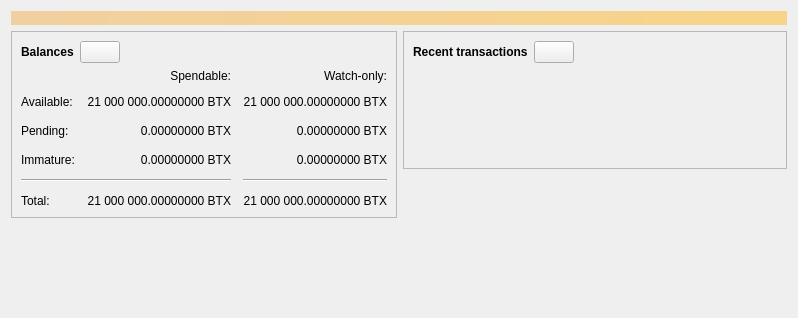
<?xml version="1.0" encoding="UTF-8"?>
<ui version="4.0">
 <class>OverviewPage</class>
 <widget class="QWidget" name="OverviewPage">
  <property name="geometry">
   <rect>
    <x>0</x>
    <y>0</y>
    <width>798</width>
    <height>318</height>
   </rect>
  </property>
  <property name="windowTitle">
   <string>Form</string>
  </property>
  <layout class="QVBoxLayout" name="topLayout">
   <item>
    <widget class="QLabel" name="labelAlerts">
     <property name="visible">
      <bool>false</bool>
     </property>
     <property name="styleSheet">
      <string notr="true">QLabel { background-color: qlineargradient(x1: 0, y1: 0, x2: 1, y2: 0, stop:0 #F0D0A0, stop:1 #F8D488); color:#000000; }</string>
     </property>
     <property name="wordWrap">
      <bool>true</bool>
     </property>
     <property name="margin">
      <number>3</number>
     </property>
     <property name="textInteractionFlags">
      <set>Qt::TextSelectableByMouse</set>
     </property>
    </widget>
   </item>
   <item>
    <layout class="QHBoxLayout" name="horizontalLayout" stretch="1,1">
     <item>
      <layout class="QVBoxLayout" name="verticalLayout_2">
       <item>
        <widget class="QFrame" name="frame">
         <property name="frameShape">
          <enum>QFrame::StyledPanel</enum>
         </property>
         <property name="frameShadow">
          <enum>QFrame::Raised</enum>
         </property>
         <layout class="QVBoxLayout" name="verticalLayout_4">
          <item>
           <layout class="QHBoxLayout" name="horizontalLayout_4">
            <item>
             <widget class="QLabel" name="label_5">
              <property name="font">
               <font>
                <weight>75</weight>
                <bold>true</bold>
               </font>
              </property>
              <property name="text">
               <string>Balances</string>
              </property>
             </widget>
            </item>
            <item>
             <widget class="QPushButton" name="labelWalletStatus">
              <property name="enabled">
               <bool>true</bool>
              </property>
              <property name="maximumSize">
               <size>
                <width>45</width>
                <height>16777215</height>
               </size>
              </property>
              <property name="toolTip">
               <string>The displayed information may be out of date. Your wallet automatically synchronizes with the Bitcoin network after a connection is established, but this process has not completed yet.</string>
              </property>
              <property name="text">
               <string/>
              </property>
              <property name="icon">
               <iconset resource="../bitcoin.qrc">
                <normaloff>:/icons/warning</normaloff>
                <disabledoff>:/icons/warning</disabledoff>:/icons/warning</iconset>
              </property>
              <property name="iconSize">
               <size>
                <width>24</width>
                <height>24</height>
               </size>
              </property>
             </widget>
            </item>
            <item>
             <spacer name="horizontalSpacer_3">
              <property name="orientation">
               <enum>Qt::Horizontal</enum>
              </property>
              <property name="sizeHint" stdset="0">
               <size>
                <width>40</width>
                <height>20</height>
               </size>
              </property>
             </spacer>
            </item>
           </layout>
          </item>
          <item>
           <layout class="QGridLayout" name="gridLayout">
            <property name="spacing">
             <number>12</number>
            </property>
            <item row="2" column="2">
             <widget class="QLabel" name="labelWatchPending">
              <property name="cursor">
               <cursorShape>IBeamCursor</cursorShape>
              </property>
              <property name="toolTip">
               <string>Unconfirmed transactions to watch-only addresses</string>
              </property>
              <property name="text">
               <string notr="true">0.00000000 BTX</string>
              </property>
              <property name="alignment">
               <set>Qt::AlignRight|Qt::AlignTrailing|Qt::AlignVCenter</set>
              </property>
              <property name="textInteractionFlags">
               <set>Qt::LinksAccessibleByMouse|Qt::TextSelectableByKeyboard|Qt::TextSelectableByMouse</set>
              </property>
             </widget>
            </item>
            <item row="2" column="1">
             <widget class="QLabel" name="labelUnconfirmed">
              <property name="cursor">
               <cursorShape>IBeamCursor</cursorShape>
              </property>
              <property name="toolTip">
               <string>Total of transactions that have yet to be confirmed, and do not yet count toward the spendable balance</string>
              </property>
              <property name="text">
               <string notr="true">0.00000000 BTX</string>
              </property>
              <property name="alignment">
               <set>Qt::AlignRight|Qt::AlignTrailing|Qt::AlignVCenter</set>
              </property>
              <property name="textInteractionFlags">
               <set>Qt::LinksAccessibleByMouse|Qt::TextSelectableByKeyboard|Qt::TextSelectableByMouse</set>
              </property>
             </widget>
            </item>
            <item row="3" column="2">
             <widget class="QLabel" name="labelWatchImmature">
              <property name="cursor">
               <cursorShape>IBeamCursor</cursorShape>
              </property>
              <property name="toolTip">
               <string>Mined balance in watch-only addresses that has not yet matured</string>
              </property>
              <property name="text">
               <string notr="true">0.00000000 BTX</string>
              </property>
              <property name="alignment">
               <set>Qt::AlignRight|Qt::AlignTrailing|Qt::AlignVCenter</set>
              </property>
              <property name="textInteractionFlags">
               <set>Qt::LinksAccessibleByMouse|Qt::TextSelectableByKeyboard|Qt::TextSelectableByMouse</set>
              </property>
             </widget>
            </item>
            <item row="4" column="0" colspan="2">
             <widget class="Line" name="line">
              <property name="orientation">
               <enum>Qt::Horizontal</enum>
              </property>
             </widget>
            </item>
            <item row="4" column="2">
             <widget class="Line" name="lineWatchBalance">
              <property name="sizePolicy">
               <sizepolicy hsizetype="Preferred" vsizetype="Fixed">
                <horstretch>0</horstretch>
                <verstretch>0</verstretch>
               </sizepolicy>
              </property>
              <property name="minimumSize">
               <size>
                <width>140</width>
                <height>0</height>
               </size>
              </property>
              <property name="orientation">
               <enum>Qt::Horizontal</enum>
              </property>
             </widget>
            </item>
            <item row="5" column="0">
             <widget class="QLabel" name="labelTotalText">
              <property name="text">
               <string>Total:</string>
              </property>
             </widget>
            </item>
            <item row="3" column="1">
             <widget class="QLabel" name="labelImmature">
              <property name="cursor">
               <cursorShape>IBeamCursor</cursorShape>
              </property>
              <property name="toolTip">
               <string>Mined balance that has not yet matured</string>
              </property>
              <property name="text">
               <string notr="true">0.00000000 BTX</string>
              </property>
              <property name="alignment">
               <set>Qt::AlignRight|Qt::AlignTrailing|Qt::AlignVCenter</set>
              </property>
              <property name="textInteractionFlags">
               <set>Qt::LinksAccessibleByMouse|Qt::TextSelectableByKeyboard|Qt::TextSelectableByMouse</set>
              </property>
             </widget>
            </item>
            <item row="2" column="3">
             <spacer name="horizontalSpacer_2">
              <property name="orientation">
               <enum>Qt::Horizontal</enum>
              </property>
              <property name="sizeHint" stdset="0">
               <size>
                <width>40</width>
                <height>20</height>
               </size>
              </property>
             </spacer>
            </item>
            <item row="3" column="0">
             <widget class="QLabel" name="labelImmatureText">
              <property name="text">
               <string>Immature:</string>
              </property>
             </widget>
            </item>
            <item row="5" column="1">
             <widget class="QLabel" name="labelTotal">
              <property name="cursor">
               <cursorShape>IBeamCursor</cursorShape>
              </property>
              <property name="toolTip">
               <string>Your current total balance</string>
              </property>
              <property name="text">
               <string notr="true">21 000 000.00000000 BTX</string>
              </property>
              <property name="alignment">
               <set>Qt::AlignRight|Qt::AlignTrailing|Qt::AlignVCenter</set>
              </property>
              <property name="textInteractionFlags">
               <set>Qt::LinksAccessibleByMouse|Qt::TextSelectableByKeyboard|Qt::TextSelectableByMouse</set>
              </property>
             </widget>
            </item>
            <item row="5" column="2">
             <widget class="QLabel" name="labelWatchTotal">
              <property name="cursor">
               <cursorShape>IBeamCursor</cursorShape>
              </property>
              <property name="toolTip">
               <string>Current total balance in watch-only addresses</string>
              </property>
              <property name="text">
               <string notr="true">21 000 000.00000000 BTX</string>
              </property>
              <property name="alignment">
               <set>Qt::AlignRight|Qt::AlignTrailing|Qt::AlignVCenter</set>
              </property>
              <property name="textInteractionFlags">
               <set>Qt::LinksAccessibleByMouse|Qt::TextSelectableByKeyboard|Qt::TextSelectableByMouse</set>
              </property>
             </widget>
            </item>
            <item row="0" column="2">
             <widget class="QLabel" name="labelWatchonly">
              <property name="text">
               <string>Watch-only:</string>
              </property>
              <property name="alignment">
               <set>Qt::AlignRight|Qt::AlignTrailing|Qt::AlignVCenter</set>
              </property>
             </widget>
            </item>
            <item row="1" column="0">
             <widget class="QLabel" name="labelBalanceText">
              <property name="text">
               <string>Available:</string>
              </property>
             </widget>
            </item>
            <item row="1" column="1">
             <widget class="QLabel" name="labelBalance">
              <property name="cursor">
               <cursorShape>IBeamCursor</cursorShape>
              </property>
              <property name="toolTip">
               <string>Your current spendable balance</string>
              </property>
              <property name="text">
               <string notr="true">21 000 000.00000000 BTX</string>
              </property>
              <property name="alignment">
               <set>Qt::AlignRight|Qt::AlignTrailing|Qt::AlignVCenter</set>
              </property>
              <property name="textInteractionFlags">
               <set>Qt::LinksAccessibleByMouse|Qt::TextSelectableByKeyboard|Qt::TextSelectableByMouse</set>
              </property>
             </widget>
            </item>
            <item row="1" column="2">
             <widget class="QLabel" name="labelWatchAvailable">
              <property name="cursor">
               <cursorShape>IBeamCursor</cursorShape>
              </property>
              <property name="toolTip">
               <string>Your current balance in watch-only addresses</string>
              </property>
              <property name="text">
               <string notr="true">21 000 000.00000000 BTX</string>
              </property>
              <property name="alignment">
               <set>Qt::AlignRight|Qt::AlignTrailing|Qt::AlignVCenter</set>
              </property>
              <property name="textInteractionFlags">
               <set>Qt::LinksAccessibleByMouse|Qt::TextSelectableByKeyboard|Qt::TextSelectableByMouse</set>
              </property>
             </widget>
            </item>
            <item row="2" column="0">
             <widget class="QLabel" name="labelPendingText">
              <property name="text">
               <string>Pending:</string>
              </property>
             </widget>
            </item>
            <item row="0" column="1">
             <widget class="QLabel" name="labelSpendable">
              <property name="text">
               <string>Spendable:</string>
              </property>
              <property name="alignment">
               <set>Qt::AlignRight|Qt::AlignTrailing|Qt::AlignVCenter</set>
              </property>
             </widget>
            </item>
           </layout>
          </item>
         </layout>
        </widget>
       </item>
       <item>
        <spacer name="verticalSpacer">
         <property name="orientation">
          <enum>Qt::Vertical</enum>
         </property>
         <property name="sizeHint" stdset="0">
          <size>
           <width>20</width>
           <height>40</height>
          </size>
         </property>
        </spacer>
       </item>
      </layout>
     </item>
     <item>
      <layout class="QVBoxLayout" name="verticalLayout_3">
       <item>
        <widget class="QFrame" name="frame_2">
         <property name="frameShape">
          <enum>QFrame::StyledPanel</enum>
         </property>
         <property name="frameShadow">
          <enum>QFrame::Raised</enum>
         </property>
         <layout class="QVBoxLayout" name="verticalLayout">
          <item>
           <layout class="QHBoxLayout" name="horizontalLayout_2">
            <item>
             <widget class="QLabel" name="label_4">
              <property name="font">
               <font>
                <weight>75</weight>
                <bold>true</bold>
               </font>
              </property>
              <property name="text">
               <string>Recent transactions</string>
              </property>
             </widget>
            </item>
            <item>
             <widget class="QPushButton" name="labelTransactionsStatus">
              <property name="enabled">
               <bool>true</bool>
              </property>
              <property name="maximumSize">
               <size>
                <width>45</width>
                <height>16777215</height>
               </size>
              </property>
              <property name="toolTip">
               <string>The displayed information may be out of date. Your wallet automatically synchronizes with the Bitcoin network after a connection is established, but this process has not completed yet.</string>
              </property>
              <property name="text">
               <string/>
              </property>
              <property name="icon">
               <iconset resource="../bitcoin.qrc">
                <normaloff>:/icons/warning</normaloff>
                <disabledoff>:/icons/warning</disabledoff>:/icons/warning</iconset>
              </property>
              <property name="iconSize">
               <size>
                <width>24</width>
                <height>24</height>
               </size>
              </property>
             </widget>
            </item>
            <item>
             <spacer name="horizontalSpacer">
              <property name="orientation">
               <enum>Qt::Horizontal</enum>
              </property>
              <property name="sizeHint" stdset="0">
               <size>
                <width>40</width>
                <height>20</height>
               </size>
              </property>
             </spacer>
            </item>
           </layout>
          </item>
          <item>
           <widget class="TransactionOverviewWidget" name="listTransactions">
            <property name="styleSheet">
             <string notr="true">QListView { background: transparent; }</string>
            </property>
            <property name="frameShape">
             <enum>QFrame::NoFrame</enum>
            </property>
            <property name="verticalScrollBarPolicy">
             <enum>Qt::ScrollBarAlwaysOff</enum>
            </property>
            <property name="horizontalScrollBarPolicy">
             <enum>Qt::ScrollBarAlwaysOff</enum>
            </property>
            <property name="sizeAdjustPolicy">
             <enum>QAbstractScrollArea::AdjustToContents</enum>
            </property>
            <property name="selectionMode">
             <enum>QAbstractItemView::NoSelection</enum>
            </property>
            <property name="uniformItemSizes">
             <bool>true</bool>
            </property>
           </widget>
          </item>
         </layout>
        </widget>
       </item>
       <item>
        <spacer name="verticalSpacer_2">
         <property name="orientation">
          <enum>Qt::Vertical</enum>
         </property>
         <property name="sizeHint" stdset="0">
          <size>
           <width>20</width>
           <height>40</height>
          </size>
         </property>
        </spacer>
       </item>
      </layout>
     </item>
    </layout>
   </item>
  </layout>
 </widget>
 <customwidgets>
  <customwidget>
   <class>TransactionOverviewWidget</class>
   <extends>QListView</extends>
   <header>qt/transactionoverviewwidget.h</header>
  </customwidget>
 </customwidgets>
 <resources/>
 <connections/>
</ui>
